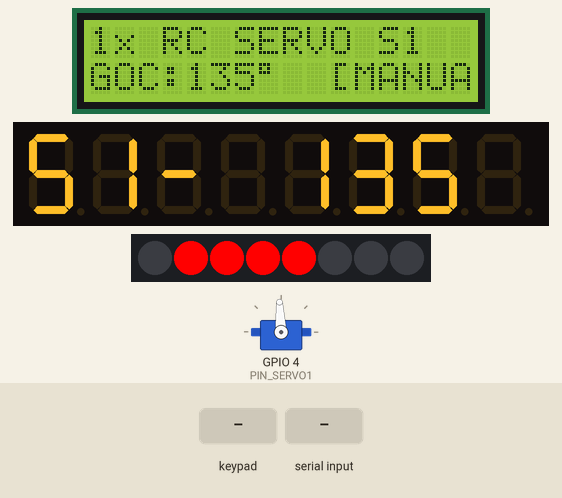
This sketch was run on a simulated ESP32-S3. On the bench: servo, 16×2 character LCD, 8-digit seven-segment display, 8 RGB LEDs in strip order, left to right. Wiring (inferred from the names in the program): TM1638 display and keys: STB GPIO 15; clock GPIO 16; DIO GPIO 17. The test bench sets the inputs (shaded band). Servo pulses on a pin are drawn as a servo (544–2400 µs = 0–180°); what the sketch prints to the serial monitor is not drawn.

Above: at 2.2 s.
2.3 s: key '8' pressed
At 2.8 s:
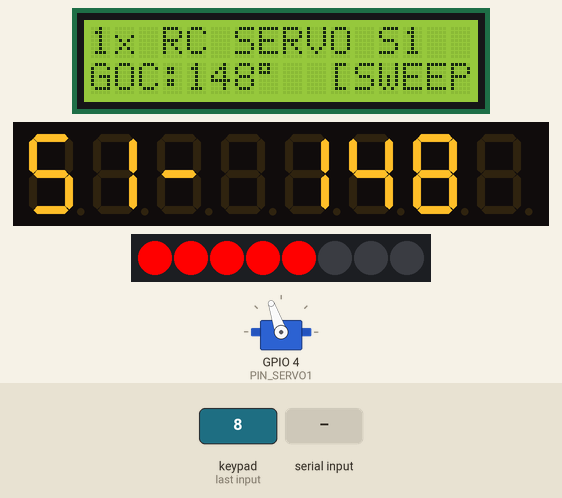
5.0 s: keypad keys 2 5 pressed 0.4 s apart
At 5.8 s:
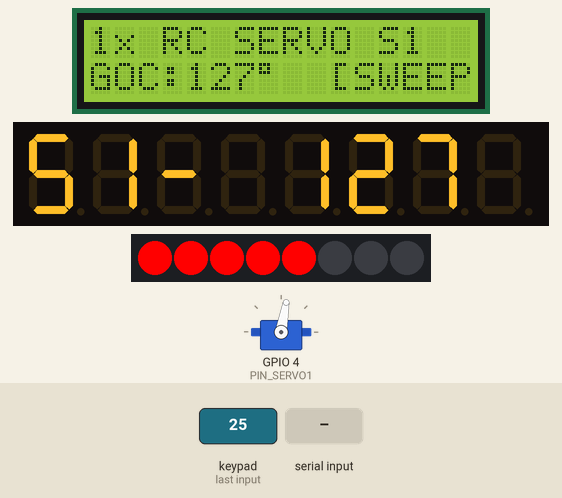
8.0 s: "SERVO:SWEEP:\n" received over Serial
At 9.3 s:
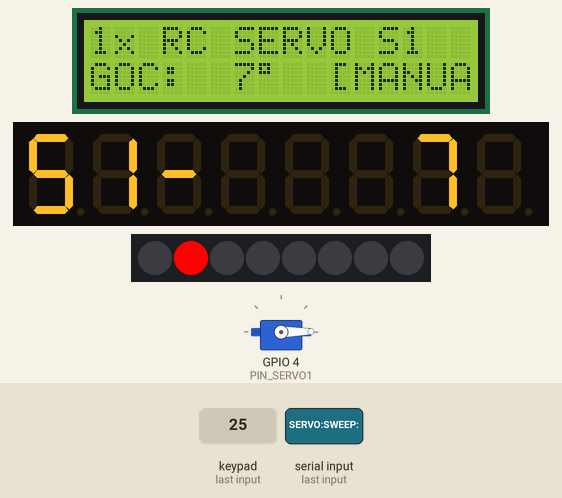
9.6 s: key '4' pressed
At 10.8 s:
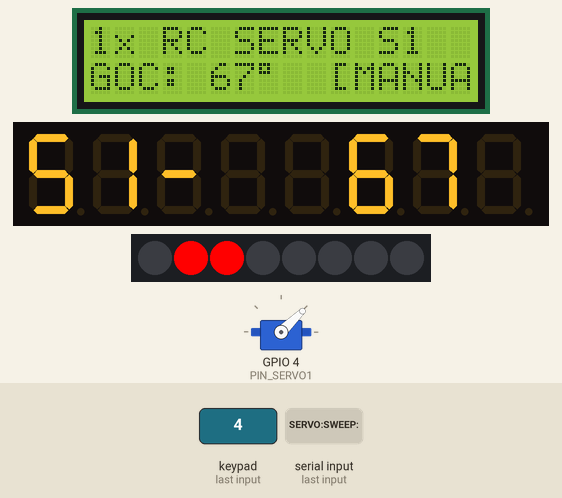
11.2 s: key '6' pressed
At 12.1 s:
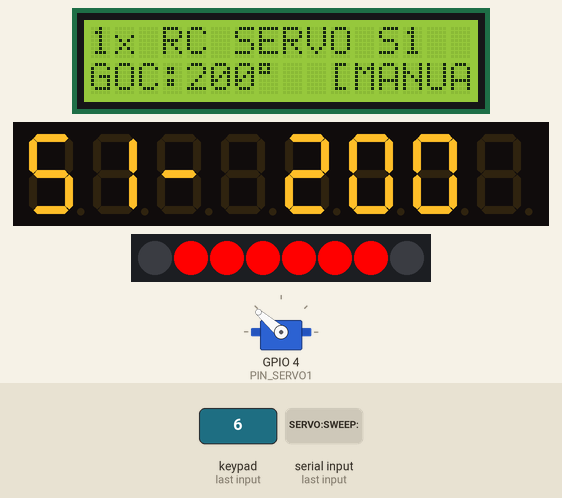
12.8 s: keypad keys 1 2 pressed 0.4 s apart
At 13.09 s:
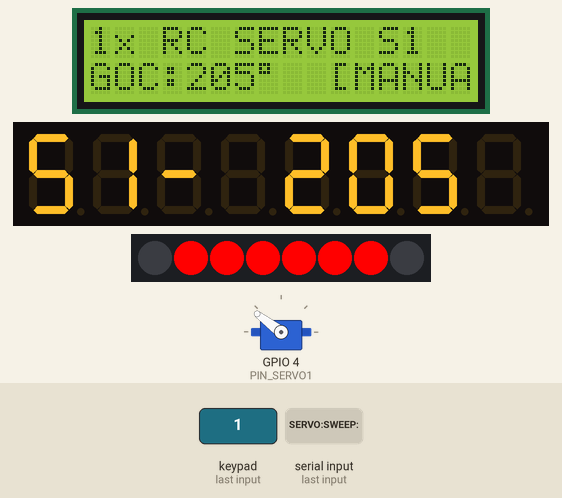
Timing chart, 0 to 15.8 s (numbered marks = the images above; inputs shaded):
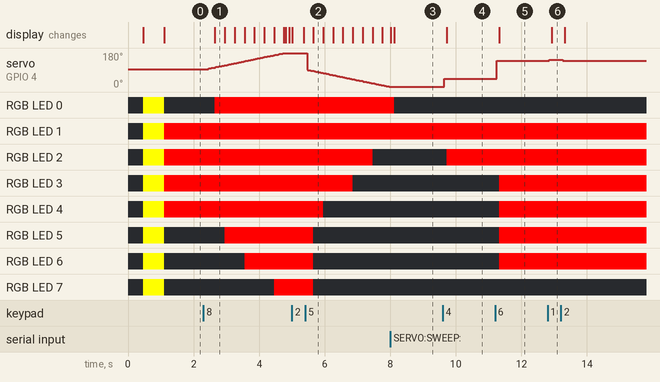

The sketch:

ESP32_TM1638_RCServo.ino
```cpp
/**
 * ============================================================================
 * Dự án: ESP32-S3 + TM1638 + LCD I2C + MẠCH ĐỆM 74HC245 + 1 ĐỘNG CƠ RC DIGITAL SERVO (12V HV)
 * Nhánh: feature/rc-digital-servo
 * Tác giả: Nguyễn Văn Lân
 * ============================================================================
 *
 * HỆ THỐNG PHẦN CỨNG CHI TIẾT:
 * 1. NGUỒN CẤP & HẠ ÁP:
 *    - Nguồn 12V DC Chính : Nuôi VCC Động cơ Servo 12V (Dây Đỏ) & VCC IN+ Mạch hạ áp.
 *    - Mạch Hạ Áp (12V->5V): Cấp VCC IC đệm 74HC245 (Chân 20), 5V ESP32-S3, TM1638, LCD I2C.
 *    - Mass Chung (GND)   : Nối liền GND 12V, GND 5V, GND ESP32, GND 74HC245, GND Servo, GND TM1638/LCD.
 *
 * 2. MẠCH ĐỆM IC 74HC245 (SSOP20 Adapter Board):
 *    - Chân 20 (VCC) & Chân 1 (DIR) -> +5V (Từ Mạch hạ áp)
 *    - Chân 10 (GND) & Chân 19 (/OE)-> GND chung
 *    - Chân 2  (A1 Input)  <- GPIO 4 trên ESP32-S3 (Xung PWM 3.3V)
 *    - Chân 18 (B1 Output) -> Dây Cam/Vàng Signal Servo (Xung PWM 5V)
 *    - Chân 3..9 (A2..A8)  -> Nối GND chung (Chống trôi ngõ vào)
 *
 * 3. MODULE TM1638 & LCD 1602 I2C:
 *    - TM1638  : STB -> GPIO 15, CLK -> GPIO 16, DIO -> GPIO 17, VCC -> 5V, GND -> GND
 *    - LCD I2C : SDA -> GPIO 8, SCL -> GPIO 9, VCC -> 5V, GND -> GND
 * ============================================================================
 */

#include <Wire.h>
#include <LiquidCrystal_I2C.h>
#include "TM1638_Driver.h"

// ================= CẤU HÌNH CHÂN PHẦN CỨNG =================
#define PIN_TM_STB    15
#define PIN_TM_CLK    16
#define PIN_TM_DIO    17

#define PIN_I2C_SDA   8
#define PIN_I2C_SCL   9
#define LCD_COLS      16
#define LCD_ROWS      2

#define PIN_SERVO1    4

#define SERVO_FREQ_HZ   50
#define SERVO_RES_BITS  14   // ESP32 hỗ trợ chuẩn 14-bit tại 50Hz (Max = 16384)
#define SERVO_MIN_US    500
#define SERVO_MAX_US    2500
#define SERVO_MAX_ANGLE 270  // Cấu hình góc quay tối đa 270 độ

// ================= KHỞI TẠO BIẾN TOÀN CỤC =================
TM1638_Driver tm(PIN_TM_STB, PIN_TM_CLK, PIN_TM_DIO);
LiquidCrystal_I2C* lcd = nullptr;
uint8_t currentLcdAddr = 0x27;

uint16_t servoAngle = 135; // Góc quay trung tâm mặc định 135 độ (cho Servo 270°)
bool isSweepMode = false;
bool sweepDirUp = true;
uint32_t lastSweepTime = 0;
uint16_t sweepIntervalMs = 15;

// Phím bấm TM1638
uint8_t lastStableButtons = 0x00;
uint8_t rawButtons = 0x00;
uint32_t lastDebounceTime = 0;
const uint32_t DEBOUNCE_DELAY_MS = 25;

uint32_t buttonPressStartTime = 0;
uint32_t lastHoldTime = 0;

uint32_t lastLcdUpdate = 0;
uint32_t lastSerialReport = 0;
char rxBuffer[64];
uint8_t rxIndex = 0;

// ================= HÀM ĐẶT GÓC QUAY SERVO (PWM CHUẨN ESP32) =================
void writeServoAngle(uint16_t angle) {
    if (angle > SERVO_MAX_ANGLE) angle = SERVO_MAX_ANGLE;
    servoAngle = angle;
    // Tính thời gian xung tính bằng microsecond (500us -> 2500us tương ứng 0° -> 270°)
    uint32_t pulseUs = SERVO_MIN_US + ((uint32_t)angle * (SERVO_MAX_US - SERVO_MIN_US) / SERVO_MAX_ANGLE);

    // Tính duty cycle chuẩn 14-bit (Period = 20,000us, Max Duty = 16383)
    uint32_t maxDuty = (1 << SERVO_RES_BITS) - 1;
    uint32_t duty = (pulseUs * maxDuty) / 20000ULL;

#if ESP_ARDUINO_VERSION_MAJOR >= 3
    ledcWrite(PIN_SERVO1, duty);
#else
    ledcWrite(0, duty);
#endif
}

// ================= HIỂN THỊ LCD & TM1638 =================
void updateLcdDisplay() {
    if (lcd == nullptr) return;

    char l1[17], l2[17];
    snprintf(l1, sizeof(l1), "1x RC SERVO S1 ");
    snprintf(l2, sizeof(l2), "GOC:%3d\xDF  %s", servoAngle, isSweepMode ? "[SWEEP]" : "[MANUAL]");

    lcd->setCursor(0, 0);
    lcd->print(l1);
    lcd->setCursor(0, 1);
    lcd->print(l2);
}

void updateTM1638Display() {
    char dispStr[9];
    snprintf(dispStr, sizeof(dispStr), "S1- %3d\xDF", servoAngle);
    tm.setString(dispStr);

    uint8_t ledMask = 0;
    if (isSweepMode) ledMask |= (1 << 0);

    uint8_t levelBars = (servoAngle * 7) / SERVO_MAX_ANGLE;
    for (uint8_t i = 0; i <= levelBars && i < 7; i++) {
        ledMask |= (1 << (1 + i));
    }

    tm.setLEDs(ledMask);
    tm.update();
}

uint8_t scanI2CAddress() {
    uint8_t foundAddr = 0;
    for (uint8_t addr = 1; addr < 127; addr++) {
        Wire.beginTransmission(addr);
        if (Wire.endTransmission() == 0) {
            if (foundAddr == 0) foundAddr = addr;
        }
    }
    return (foundAddr != 0) ? foundAddr : 0x27;
}

// ================= GIAO TIẾP SERIAL COMMAND =================
void sendFullStatusToGUI() {
    Serial.printf("SERVOSTAT:S1=%d,SWEEP=%d\n", servoAngle, isSweepMode ? 1 : 0);
}

void executeSerialCommand(const char* cmd) {
    if (strncmp(cmd, "SV1:", 4) == 0) {
        int deg = atoi(cmd + 4);
        writeServoAngle(deg);
        sendFullStatusToGUI();
    }
    else if (strncmp(cmd, "SERVO:ANGLE:", 12) == 0) {
        int deg = atoi(cmd + 12);
        writeServoAngle(deg);
        sendFullStatusToGUI();
    }
    else if (strncmp(cmd, "SERVO:SWEEP:", 12) == 0) {
        isSweepMode = (atoi(cmd + 12) == 1);
        sendFullStatusToGUI();
    }
    else if (strcmp(cmd, "SERVO:CENTER") == 0) {
        writeServoAngle(135);
        sendFullStatusToGUI();
    }
    else if (strcmp(cmd, "STATUS") == 0 || strcmp(cmd, "SYNC") == 0) {
        sendFullStatusToGUI();
    }
}

void handleSerial() {
    while (Serial.available() > 0) {
        char c = (char)Serial.read();
        if (c == '\n' || c == '\r') {
            if (rxIndex > 0) {
                rxBuffer[rxIndex] = '\0';
                executeSerialCommand(rxBuffer);
                rxIndex = 0;
            }
        } else {
            if (rxIndex < sizeof(rxBuffer) - 1) {
                rxBuffer[rxIndex++] = c;
            }
        }
    }
}

// ================= XỬ LÝ NÚT BẤM TM1638 =================
void handleButtonPress(uint8_t btnMask) {
    if (btnMask == 0) return;

    // S1: Tăng góc (+5°)
    if (btnMask & (1 << 0)) {
        writeServoAngle(servoAngle + 5);
    }
    // S2: Giảm góc (-5°)
    else if (btnMask & (1 << 1)) {
        if (servoAngle >= 5) writeServoAngle(servoAngle - 5);
        else writeServoAngle(0);
    }
    // S3: Đặt góc 0°
    else if (btnMask & (1 << 2)) {
        writeServoAngle(0);
    }
    // S4: Đặt góc 67° (Góc 1/4)
    else if (btnMask & (1 << 3)) {
        writeServoAngle(67);
    }
    // S5: Đặt góc Trung tâm 135° (Góc 1/2)
    else if (btnMask & (1 << 4)) {
        writeServoAngle(135);
    }
    // S6: Đặt góc 200° (Góc 3/4)
    else if (btnMask & (1 << 5)) {
        writeServoAngle(200);
    }
    // S7: Đặt góc tối đa 270°
    else if (btnMask & (1 << 6)) {
        writeServoAngle(270);
    }
    // S8: Bật / Tắt chế độ tự động quét SWEEP (0° -> 270°)
    else if (btnMask & (1 << 7)) {
        isSweepMode = !isSweepMode;
    }
}

// ================= SETUP =================
void setup() {
    Serial.begin(115200);
    delay(300);
    Serial.println("\n=== ESP32-S3 SINGLE RC DIGITAL SERVO CONTROLLER (74HC245 BUFFER - GPIO 4) ===");

    // 1. Cấu hình PWM Hardware LEDC cho 1 Servo RC (GPIO 4) - Chuẩn 14-bit 50Hz
#if ESP_ARDUINO_VERSION_MAJOR >= 3
    ledcAttach(PIN_SERVO1, SERVO_FREQ_HZ, SERVO_RES_BITS);
#else
    ledcSetup(0, SERVO_FREQ_HZ, SERVO_RES_BITS);
    ledcAttachPin(PIN_SERVO1, 0);
#endif
    writeServoAngle(135); // Đưa Servo về góc trung tâm 135 độ mặc định

    // 2. Khởi tạo bus I2C & LCD
    pinMode(PIN_I2C_SDA, INPUT_PULLUP);
    pinMode(PIN_I2C_SCL, INPUT_PULLUP);
    Wire.begin(PIN_I2C_SDA, PIN_I2C_SCL, 100000);
    delay(50);

    currentLcdAddr = scanI2CAddress();
    lcd = new LiquidCrystal_I2C(currentLcdAddr, LCD_COLS, LCD_ROWS);
    lcd->init();
    lcd->backlight();
    lcd->clear();
    lcd->setCursor(0, 0);
    lcd->print("1x RC SERVO S1");
    lcd->setCursor(0, 1);
    lcd->print("SYSTEM READY");

    // 3. Khởi tạo TM1638
    tm.begin();
    tm.setBrightness(7);
    tm.testAll();
    delay(600);
    tm.clear();

    Serial.println("[SYSTEM] KHOI TAO THANH CONG 1 RC DIGITAL SERVO (12V) VIA 74HC245 BUFFER TAI GPIO 4!");
}

// ================= LOOP =================
void loop() {
    handleSerial();

    // Đọc phím TM1638
    uint8_t reading = tm.readButtons();
    if (reading != rawButtons) {
        rawButtons = reading;
        lastDebounceTime = millis();
    }

    if ((millis() - lastDebounceTime) > DEBOUNCE_DELAY_MS) {
        if (rawButtons != lastStableButtons) {
            uint8_t pressed = rawButtons & ~lastStableButtons;
            lastStableButtons = rawButtons;

            if (pressed != 0) {
                buttonPressStartTime = millis();
                lastHoldTime = millis();
                handleButtonPress(pressed);
            }
        }
    }

    // Nhấn giữ S1 (+) hoặc S2 (-) để tăng/giảm góc từng 1 độ mượt mà
    if ((lastStableButtons & (1 << 0)) || (lastStableButtons & (1 << 1))) {
        uint32_t holdDuration = millis() - buttonPressStartTime;
        if (holdDuration >= 300) {
            if (millis() - lastHoldTime >= 30) {
                lastHoldTime = millis();
                if (lastStableButtons & (1 << 0)) {
                    if (servoAngle < SERVO_MAX_ANGLE) writeServoAngle(servoAngle + 1);
                } else if (lastStableButtons & (1 << 1)) {
                    if (servoAngle > 0) writeServoAngle(servoAngle - 1);
                }
            }
        }
    }

    // Chế độ tự động quét SWEEP (0° -> 270° -> 0°)
    if (isSweepMode && (millis() - lastSweepTime >= sweepIntervalMs)) {
        lastSweepTime = millis();
        if (sweepDirUp) {
            if (servoAngle < SERVO_MAX_ANGLE) writeServoAngle(servoAngle + 1);
            else sweepDirUp = false;
        } else {
            if (servoAngle > 0) writeServoAngle(servoAngle - 1);
            else sweepDirUp = true;
        }
    }

    // Cập nhật LCD & TM1638 định kỳ
    if (millis() - lastLcdUpdate >= 100) {
        lastLcdUpdate = millis();
        updateLcdDisplay();
        updateTM1638Display();
    }

    // Báo cáo Serial định kỳ
    if (millis() - lastSerialReport >= 300) {
        lastSerialReport = millis();
        sendFullStatusToGUI();
    }
}
```

TM1638_Driver.cpp
```cpp
#include "TM1638_Driver.h"

static const uint8_t PROGMEM FONT_7SEG[] = {
    0x3F, 0x06, 0x5B, 0x4F, 0x66, 0x6D, 0x7D, 0x07,
    0x7F, 0x6F, 0x77, 0x7C, 0x39, 0x5E, 0x79, 0x71
};

TM1638_Driver::TM1638_Driver(uint8_t stbPin, uint8_t clkPin, uint8_t dioPin) {
    _stbPin = stbPin;
    _clkPin = clkPin;
    _dioPin = dioPin;
    _brightness = 7;
    _displayOn = true;
    memset(_buffer, 0, sizeof(_buffer));
}

void TM1638_Driver::begin() {
    pinMode(_stbPin, OUTPUT);
    pinMode(_clkPin, OUTPUT);
    pinMode(_dioPin, OUTPUT);

    digitalWrite(_stbPin, HIGH);
    digitalWrite(_clkPin, HIGH);
    digitalWrite(_dioPin, HIGH);

    delay(10);
    clear();
}

void TM1638_Driver::writeByte(uint8_t data) {
    for (uint8_t i = 0; i < 8; i++) {
        digitalWrite(_clkPin, LOW);
        digitalWrite(_dioPin, (data & (1 << i)) ? HIGH : LOW);
        delayMicroseconds(3);
        digitalWrite(_clkPin, HIGH);
        delayMicroseconds(3);
    }
}

uint8_t TM1638_Driver::readByte() {
    uint8_t data = 0;
    pinMode(_dioPin, INPUT_PULLUP);
    delayMicroseconds(3);

    for (uint8_t i = 0; i < 8; i++) {
        digitalWrite(_clkPin, LOW);
        delayMicroseconds(3);
        if (digitalRead(_dioPin)) {
            data |= (1 << i);
        }
        digitalWrite(_clkPin, HIGH);
        delayMicroseconds(3);
    }

    pinMode(_dioPin, OUTPUT);
    return data;
}

void TM1638_Driver::sendCommand(uint8_t cmd) {
    digitalWrite(_stbPin, LOW);
    delayMicroseconds(3);
    writeByte(cmd);
    delayMicroseconds(3);
    digitalWrite(_stbPin, HIGH);
    delayMicroseconds(3);
}

void TM1638_Driver::update() {
    sendCommand(0x40);

    digitalWrite(_stbPin, LOW);
    delayMicroseconds(3);
    writeByte(0xC0);
    for (uint8_t i = 0; i < 16; i++) {
        writeByte(_buffer[i]);
    }
    delayMicroseconds(3);
    digitalWrite(_stbPin, HIGH);
    delayMicroseconds(3);

    sendCommand(_displayOn ? (0x88 | (_brightness & 0x07)) : 0x80);
}

void TM1638_Driver::setBrightness(uint8_t brightness, bool on) {
    _brightness = (brightness > 7) ? 7 : brightness;
    _displayOn = on;
    sendCommand(_displayOn ? (0x88 | (_brightness & 0x07)) : 0x80);
}

void TM1638_Driver::clear() {
    memset(_buffer, 0, sizeof(_buffer));
    update();
}

void TM1638_Driver::testAll() {
    memset(_buffer, 0xFF, sizeof(_buffer));
    update();
}

void TM1638_Driver::setLED(uint8_t position, bool state) {
    if (position >= 8) return;
    _buffer[(position * 2) + 1] = state ? 0x01 : 0x00;
}

void TM1638_Driver::setLEDs(uint8_t mask) {
    for (uint8_t i = 0; i < 8; i++) {
        setLED(i, (mask & (1 << i)) != 0);
    }
}

void TM1638_Driver::setDigit(uint8_t position, uint8_t digit, bool dot) {
    if (position >= 8 || digit > 15) return;
    uint8_t seg = pgm_read_byte(&FONT_7SEG[digit]);
    if (dot) seg |= 0x80;
    _buffer[position * 2] = seg;
}

void TM1638_Driver::setChar(uint8_t position, char c, bool dot) {
    if (position >= 8) return;
    uint8_t seg = 0x00;
    if (c >= '0' && c <= '9') {
        seg = pgm_read_byte(&FONT_7SEG[c - '0']);
    } else if (c >= 'A' && c <= 'F') {
        seg = pgm_read_byte(&FONT_7SEG[c - 'A' + 10]);
    } else if (c >= 'a' && c <= 'f') {
        seg = pgm_read_byte(&FONT_7SEG[c - 'a' + 10]);
    } else if (c == '-') {
        seg = 0x40;
    } else if (c == '_') {
        seg = 0x08;
    } else if (c == ' ') {
        seg = 0x00;
    } else if (c == 'H' || c == 'h') {
        seg = 0x76;
    } else if (c == 'L' || c == 'l') {
        seg = 0x38;
    } else if (c == 'P' || c == 'p') {
        seg = 0x73;
    } else if (c == 'O' || c == 'o') {
        seg = 0x3F;
    } else if (c == 'U' || c == 'u') {
        seg = 0x3E;
    } else if (c == 'S' || c == 's') {
        seg = 0x6D;
    } else if (c == 'E' || c == 'e') {
        seg = 0x79;
    } else if (c == 'N' || c == 'n') {
        seg = 0x37;
    } else if (c == 'r' || c == 'R') {
        seg = 0x50;
    }

    if (dot) seg |= 0x80;
    _buffer[position * 2] = seg;
}

void TM1638_Driver::setString(const char* str) {
    uint8_t pos = 0;
    while (*str && pos < 8) {
        char c = *str;
        bool dot = false;
        if (*(str + 1) == '.') {
            dot = true;
            str++;
        }
        setChar(pos++, c, dot);
        str++;
    }
    while (pos < 8) {
        setChar(pos++, ' ', false);
    }
}

void TM1638_Driver::setNumber(long number) {
    char buf[12];
    snprintf(buf, sizeof(buf), "%8ld", number);
    setString(buf);
}

void TM1638_Driver::setHex(uint32_t number) {
    char buf[12];
    snprintf(buf, sizeof(buf), "%08X", number);
    setString(buf);
}

uint8_t TM1638_Driver::readButtons() {
    uint8_t buttons = 0;

    digitalWrite(_stbPin, LOW);
    delayMicroseconds(3);
    writeByte(0x42);
    delayMicroseconds(3);

    uint8_t b[4];
    for (uint8_t i = 0; i < 4; i++) {
        b[i] = readByte();
    }
    digitalWrite(_stbPin, HIGH);
    delayMicroseconds(3);

    for (uint8_t i = 0; i < 4; i++) {
        if (b[i] & 0x01) buttons |= (1 << i);
        if (b[i] & 0x10) buttons |= (1 << (i + 4));
    }

    return buttons;
}
```

TM1638_Driver.h
```cpp
#ifndef TM1638_DRIVER_H
#define TM1638_DRIVER_H

#include <Arduino.h>

class TM1638_Driver {
private:
    uint8_t _stbPin;
    uint8_t _clkPin;
    uint8_t _dioPin;
    uint8_t _brightness;
    bool _displayOn;
    uint8_t _buffer[16];

    void writeByte(uint8_t data);
    uint8_t readByte();
    void sendCommand(uint8_t cmd);

public:
    TM1638_Driver(uint8_t stbPin, uint8_t clkPin, uint8_t dioPin);
    void begin();
    void update();
    void setBrightness(uint8_t brightness, bool on = true);
    void clear();
    void testAll();
    void setLED(uint8_t position, bool state);
    void setLEDs(uint8_t mask);
    void setDigit(uint8_t position, uint8_t digit, bool dot = false);
    void setChar(uint8_t position, char c, bool dot = false);
    void setString(const char* str);
    void setNumber(long number);
    void setHex(uint32_t number);
    uint8_t readButtons();
};

#endif // TM1638_DRIVER_H
```

Measured:
- after the input at 2.3 s, servo on GPIO 4 (PIN_SERVO1): moves from 93° to 180° over 2.4 s, starting after 0.05 s; RGB LED 0: off → RGB(255, 0, 0) after 0.35 s; RGB LED 5: off → RGB(255, 0, 0) after 0.65 s; RGB LED 6: off → RGB(255, 0, 0) after 1.3 s; RGB LED 7: off → RGB(255, 0, 0) after 2.2 s; the display: changes after 0.35 s (image 1)
- after the input at 8.0 s, servo on GPIO 4 (PIN_SERVO1): stops changing and stays 1°; the display: first differs from a run without the input after 0.12 s (image 3)
- after the input at 9.6 s, servo on GPIO 4 (PIN_SERVO1): 1° → 44° after 0.05 s; RGB LED 2: off → RGB(255, 0, 0) after 0.12 s; the display: changes after 0.12 s (image 4)
- after the input at 11.2 s, servo on GPIO 4 (PIN_SERVO1): 44° → 139° after 0.05 s; RGB LED 3–6: off → RGB(255, 0, 0) after 0.12 s; the display: changes after 0.12 s (image 5)
- after the input at 12.8 s, servo on GPIO 4 (PIN_SERVO1): 139° → 143° after 0.05 s, → 139° 0.40 s later; the display: changes after 0.13 s (image 6)
